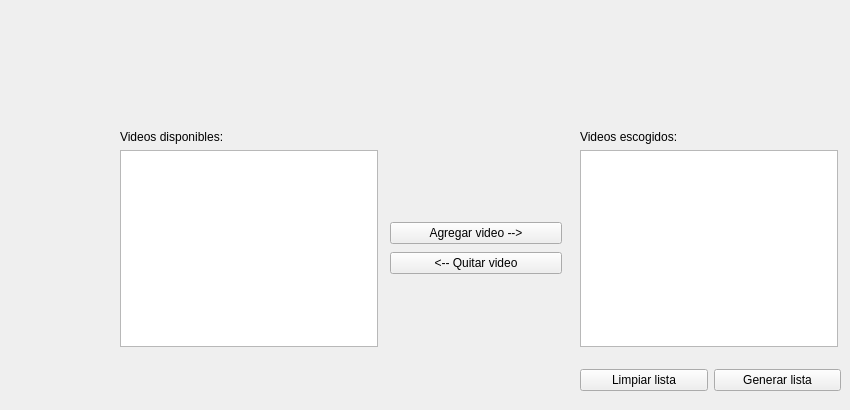
      <widget class="QWidget" name="tab">
       <attribute name="title">
        <string>Videos</string>
       </attribute>
       <widget class="QWidget" name="layoutWidget">
        <property name="geometry">
         <rect>
          <x>120</x>
          <y>130</y>
          <width>258</width>
          <height>217</height>
         </rect>
        </property>
        <layout class="QVBoxLayout" name="verticalLayout_3">
         <item>
          <widget class="QLabel" name="titulo_videos_disponibles">
           <property name="text">
            <string>Videos disponibles:</string>
           </property>
          </widget>
         </item>
         <item>
          <widget class="QListWidget" name="Video_lista"/>
         </item>
        </layout>
       </widget>
       <widget class="QWidget" name="layoutWidget">
        <property name="geometry">
         <rect>
          <x>580</x>
          <y>130</y>
          <width>258</width>
          <height>217</height>
         </rect>
        </property>
        <layout class="QVBoxLayout" name="verticalLayout_4">
         <item>
          <widget class="QLabel" name="titulo_videos_escogidos">
           <property name="text">
            <string>Videos escogidos:</string>
           </property>
          </widget>
         </item>
         <item>
          <widget class="QListWidget" name="Video_lista_escogida"/>
         </item>
        </layout>
       </widget>
       <widget class="QWidget" name="layoutWidget">
        <property name="geometry">
         <rect>
          <x>390</x>
          <y>220</y>
          <width>172</width>
          <height>58</height>
         </rect>
        </property>
        <layout class="QVBoxLayout" name="verticalLayout_5">
         <item>
          <widget class="QPushButton" name="Agregar_video">
           <property name="text">
            <string>Agregar video --&gt;</string>
           </property>
          </widget>
         </item>
         <item>
          <widget class="QPushButton" name="Borrar_video">
           <property name="text">
            <string>&lt;-- Quitar video</string>
           </property>
          </widget>
         </item>
        </layout>
       </widget>
       <widget class="QWidget" name="layoutWidget">
        <property name="geometry">
         <rect>
          <x>580</x>
          <y>360</y>
          <width>261</width>
          <height>41</height>
         </rect>
        </property>
        <layout class="QHBoxLayout" name="horizontalLayout">
         <item>
          <widget class="QPushButton" name="Limpiar_lista">
           <property name="text">
            <string>Limpiar lista</string>
           </property>
          </widget>
         </item>
         <item>
          <widget class="QPushButton" name="Generar_lista">
           <property name="text">
            <string>Generar lista</string>
           </property>
          </widget>
         </item>
        </layout>
       </widget>
      </widget>
